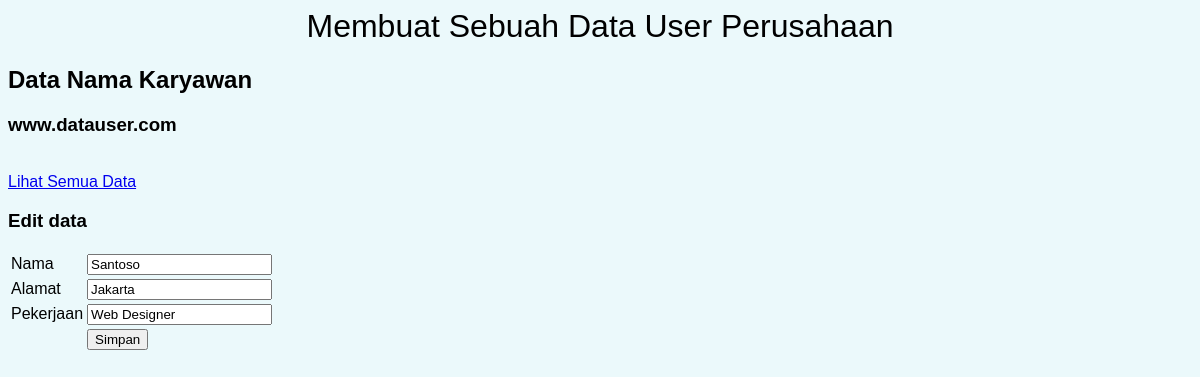
Page /edit.php?id=2 on the committed database.
### tables this page shows
CREATE TABLE `karyawan` (
  `id` int(11) NOT NULL,
  `nama` varchar(50) NOT NULL,
  `alamat` text NOT NULL,
  `pekerjaan` varchar(50) NOT NULL
);

### edit.php (the view, shortened to what this page needs)
<html>
<head>
	<link rel="stylesheet" type="text/css" href="style.css">
</head>
<body>
	<div class="judul">
		<h1>Membuat Sebuah Data User Perusahaan</h1>
		<h2>Data Nama Karyawan</h2>
		<h3>www.datauser.com</h3>
	</div>
	<br/>
	<a href="index.php">Lihat Semua Data</a>
	<br/>
	<h3>Edit data</h3>
	<?php
	include "koneksi.php";
	$id = $_GET['id'];
	$query_mysql = mysqli_query($connect,"SELECT * FROM karyawan WHERE id='$id'")or die(mysqli_error());
	while($data = mysqli_fetch_array($query_mysql)){
	?>
	<form action="update.php" method="post">
		<table>
			<tr>
				<td>Nama</td>
				<td>
					<input type="text" name="nama" value="<?php echo $data['nama'] ?>">
				</td>
			</tr>
			<tr>
				<td>Alamat</td>
				<td><input type="text" name="alamat" value="<?php echo $data['alamat'] ?>"></td>
			</tr>
			<tr>
				<td>Pekerjaan</td>
				<td><input type="text" name="pekerjaan" value="<?php echo $data['pekerjaan'] ?>"></td>
			</tr>
			<tr>
				<td></td>
				<td><input type="submit" value="Simpan"></td>
			</tr>
		</table>
	</form>
	<?php } ?>
</body>
</html>

### style.css (style rules this page uses)
body { font-family: sans-serif; background: #ebf9fb; }
h1 { text-align: center; font-weight: 300; }

### rows in the picture
karyawan: nama "Santoso", alamat "Jakarta", pekerjaan "Web Designer"
